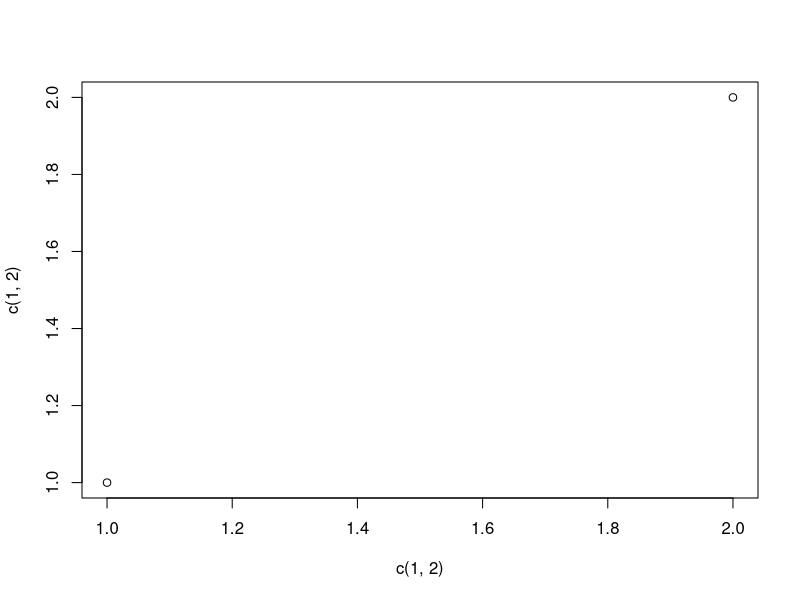

This chart was generated by the following R code:
## ---- chunk 1
knitr::opts_chunk$set(echo = TRUE, cache = TRUE, fig.pos = 'H')
# set path to current working directory
setwd(dirname(rstudioapi::getActiveDocumentContext()$path))
# suppress the loading required packages messages
suppressPackageStartupMessages(library(car))
# used for dealing with figures and output control
library(knitr) 
# used to control the output printing, adapted from the post: https://community.rstudio.com/t/showing-only-the-first-few-lines-of-the-results-of-a-code-chunk/6963
hook_output <- knit_hooks$get("output")
knit_hooks$set(output = function(x, options) {
  lines <- options$output.lines
  if (is.null(lines)) {
    return(hook_output(x, options))  # pass to default hook
  }
  x <- unlist(strsplit(x, "\n"))
  more <- "..."
  if (length(lines)==1) {        # first n lines
    if (length(x) > lines) {
      # truncate the output, but add ....
      x <- c(head(x, lines), more)
    }
  } else {
    x <- c(more, x[lines], more)
  }
  # paste these lines together
  x <- paste(c(x, ""), collapse = "\n")
  hook_output(x, options)
})
## ---- chunk 2
library(gmodels)
library(MASS)
# library(car)
## ---- chunk 3
pdf("images/scatter_age_np.pdf")
plot(c(1, 2), c(1, 2))
dev.off()
## ---- chunk 4
